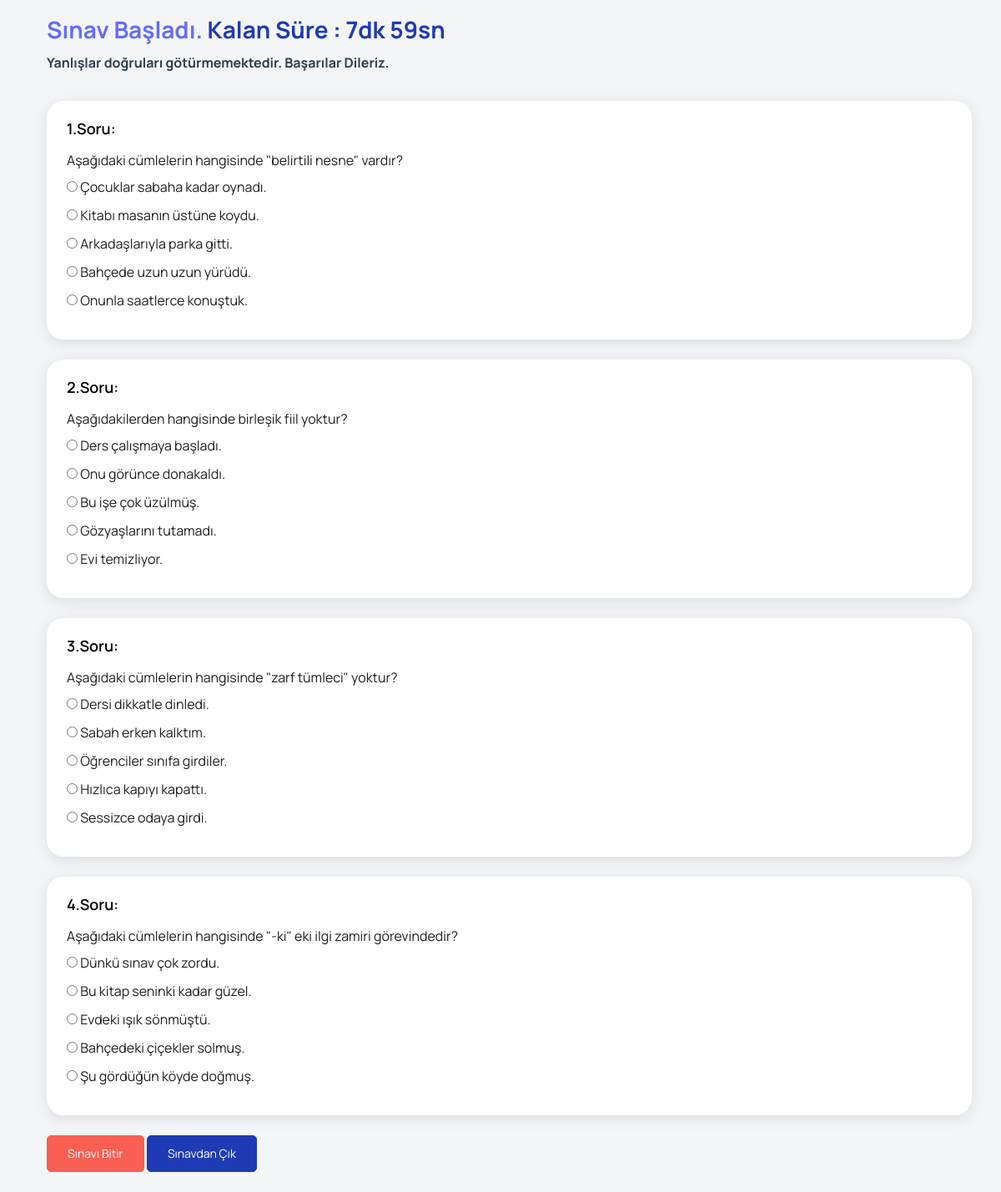
The app's page /StudentPanel/exam.php?Id=16 (signed in) with its own data.
### tables this page shows
CREATE TABLE `tests` (
  `Id` int NOT NULL,
  `book_id` int NOT NULL,
  `Title` varchar(1000) NOT NULL,
  `A` varchar(255) NOT NULL,
  `B` varchar(255) NOT NULL,
  `C` varchar(255) NOT NULL,
  `D` varchar(255) NOT NULL,
  `E` varchar(255) NOT NULL,
  `Correct` varchar(1) NOT NULL
);

### StudentPanel/exam.php (the view, shortened to what this page needs)
<?php
include_once 'head.php';
?>
<?php if (isset($_SESSION['Id']) && isset($_SESSION['Username']) && isset($_GET['Id'])) { ?>
    <nav class="navbar default-layout col-lg-12 col-12 p-0 fixed-top d-flex align-items-top flex-row">
        <div class="navbar-menu-wrapper d-flex align-items-top">
            <ul class="navbar-nav">
                <li class="nav-item font-weight-semibold d-none d-lg-block ms-0">
                    <h1 class="welcome-text">Sınav Başladı. <span id="kalanSure" class="text-primary fw-bold"></span>
                    </h1>
                    <h3 class="welcome-sub-text">Yanlışlar doğruları götürmemektedir. Başarılar Dileriz.</h3>
                </li>
            </ul>
        </div>
    </nav>
    <div class="container-fluid page-body-wrapper">
        <div class="content-wrapper">
            <div class="row">
                <?php
                $id = 1;
                $Id = $_GET['Id'];
                $sorular = $conn->query("SELECT * FROM sptests WHERE Id = $Id")->fetch(PDO::FETCH_ASSOC);
                $test_ids = array_map('intval', explode(',', $sorular['test_id']));
                foreach ($test_ids as $test_id) {
                    $tests_query = $conn->prepare("SELECT * FROM tests WHERE Id = ?");
                    $tests_query->execute([$test_id]);
                    if ($tests_query->rowCount() > 0) {
                        $test_record = $tests_query->fetch(PDO::FETCH_ASSOC);
                        ?>
                        <div class="col-lg-12 grid-margin stretch-card">
                            <div class="card">
                                <div class="card-body">
                                    <h4 class="card-title question-title" id="<?php echo $test_record['Id'] ?>">
                                        <?php echo $id . ".Soru" ?>:
                                    </h4>
                                    <div class="table-responsive">
                                        <p style="font-size:medium; font-weight: 400;">
                                            <?php echo htmlspecialchars_decode($test_record['Title']); ?>
                                        </p>
                                        <div class="form-check">
                                            <input type="radio" name="answer_<?php echo $test_record['Id']; ?>"
                                                   value="A"
                                                   data-question-id="<?php echo $test_record['Id']; ?>"> <?php echo $test_record['A']; ?>
                                        </div>
                                        <div class="form-check">
                                            <input type="radio" name="answer_<?php echo $test_record['Id']; ?>"
                                                   value="B"
                                                   data-question-id="<?php echo $test_record['Id']; ?>"> <?php echo $test_record['B']; ?>
                                        </div>
                                        <div class="form-check">
                                            <input type="radio" name="answer_<?php echo $test_record['Id']; ?>"
                                                   value="C"
                                                   data-question-id="<?php echo $test_record['Id']; ?>"> <?php echo $test_record['C']; ?>
                                        </div>
                                        <div class="form-check">
                                            <input type="radio" name="answer_<?php echo $test_record['Id']; ?>"
                                                   value="D"
                                                   data-question-id="<?php echo $test_record['Id']; ?>"> <?php echo $test_record['D']; ?>
                                        </div>
                                        <div class="form-check">
                                            <input type="radio" name="answer_<?php echo $test_record['Id']; ?>"
                                                   value="E"
                                                   data-question-id="<?php echo $test_record['Id']; ?>"> <?php echo $test_record['E']; ?>
                                        </div>
                                    </div>
                                </div>
                            </div>
                        </div>
                        <?php $id++;
                    }
                } ?>
            </div>
            <button id="finishButton" class="btn btn-danger">Sınavı Bitir</button>
            <a class="btn btn-primary" href="testtable.php">Sınavdan Çık</a>
        </div>
    </div>
    <?php
    include_once 'script.php'; ?>
    <?php
} else {
    header("Location: login.php?error=" . urlencode("Lütfen bu sayfayı görüntülemek için önce oturum açın."));
} ?>

### records on screen
tests: Title "Aşağıdaki cümlelerin hangisinde \"belirtili nesne\" vardır?", A "Çocuklar sabaha kadar oynadı.", B "Kitabı masanın üstüne koydu.", C "Arkadaşlarıyla parka gitti.", D "Bahçede uzun uzun yürüdü.", E "Onunla saatlerce konuştuk."
tests: Title "Aşağıdakilerden hangisinde birleşik fiil yoktur?", A "Ders çalışmaya başladı.", B "Onu görünce donakaldı.", C "Bu işe çok üzülmüş.", D "Gözyaşlarını tutamadı.", E "Evi temizliyor."
tests: Title "Aşağıdaki cümlelerin hangisinde \"zarf tümleci\" yoktur?", A "Dersi dikkatle dinledi.", B "Sabah erken kalktım.", C "Öğrenciler sınıfa girdiler.", D "Hızlıca kapıyı kapattı.", E "Sessizce odaya girdi."
tests: Title "Aşağıdaki cümlelerin hangisinde \"-ki\" eki ilgi zamiri görevindedir?", A "Dünkü sınav çok zordu.", B "Bu kitap seninki kadar güzel.", C "Evdeki ışık sönmüştü.", D "Bahçedeki çiçekler solmuş.", E "Şu gördüğün köyde doğmuş."
